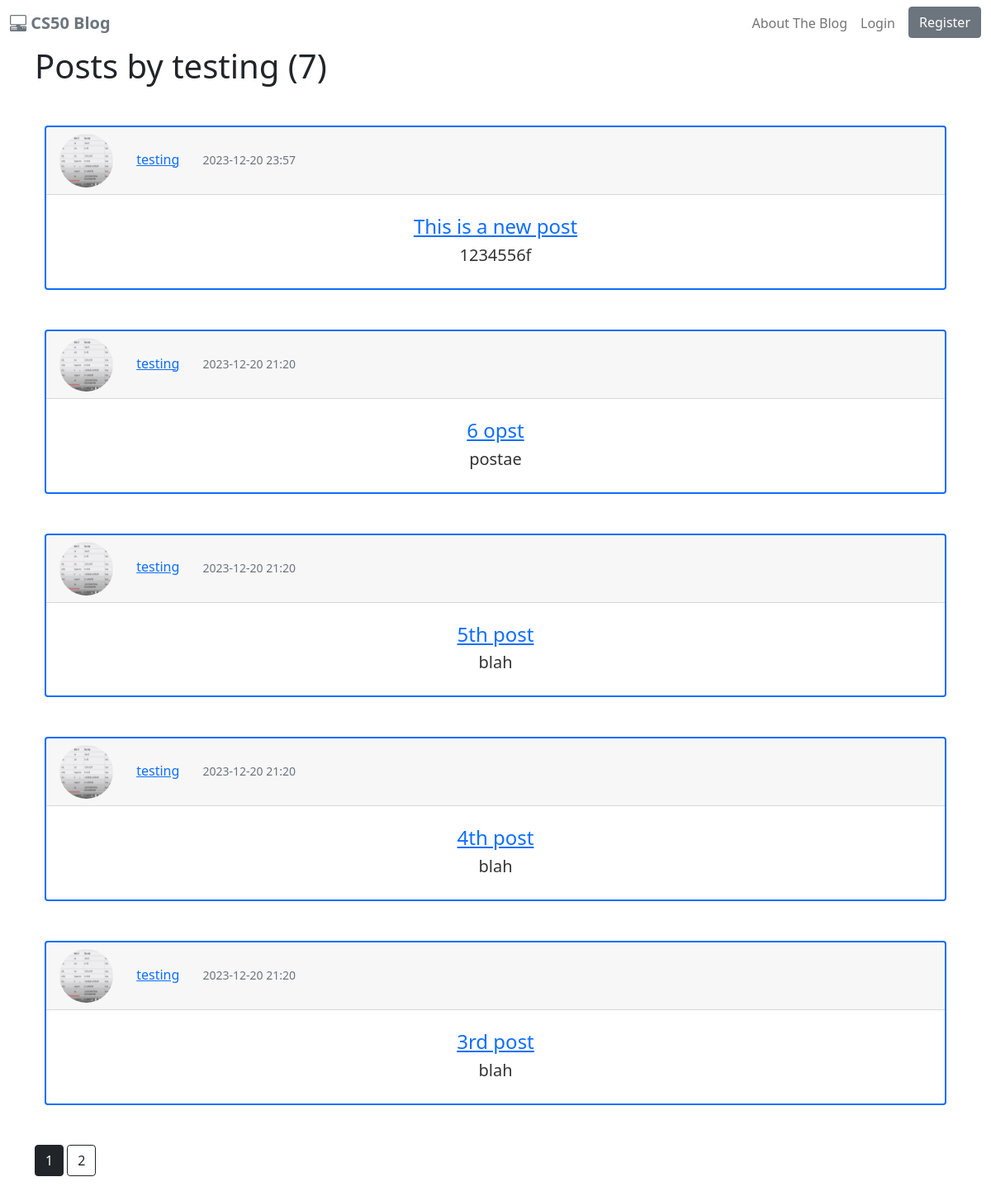
The page /user/testing on the database its author committed.
### cs50blog/models.py (models this page shows, shortened)
class User(db.Model, UserMixin):
    id = db.Column(db.Integer, primary_key=True)
    username = db.Column(db.String(25), unique=True, nullable=False)
    email = db.Column(db.String(120), unique=True, nullable=False)
    image_file = db.Column(db.String(20), nullable=False, default='default.jpg')
    password = db.Column(db.String(25), nullable=False)
    posts = db.relationship('Post', backref='author', lazy=True)

class Post(db.Model):
    id = db.Column(db.Integer, primary_key=True)
    title = db.Column(db.String(120), nullable=False)
    date_posted = db.Column(db.DateTime, nullable=False, default=datetime.utcnow)
    content = db.Column(db.Text, nullable=False)
    user_id = db.Column(db.Integer, db.ForeignKey('user.id'), nullable=False)

### cs50blog/routes.py (the view)
@app.route("/user/<string:username>")
def user_posts(username):
    page = request.args.get('page', 1, type=int)
    user = User.query.filter_by(username=username).first_or_404()
    posts = Post.query.filter_by(author=user).order_by(Post.date_posted.desc()).paginate(page=page, per_page=5)
    return render_template("user_posts.html", posts=posts, user=user)

### cs50blog/templates/user_posts.html
{% extends "layout.html" %}
{% block main %}
    <h1 class="mb-3">Posts by {{ user.username }} ({{posts.total}})</h1>
    {% for post in posts.items %}
        <div class="container-lg my-5">
            <div class="card border-primary border-2">
                <div class="card-header text-primary">
                    <img src="{{ url_for('static', filename='profile_pics/' + post.author.image_file) }}" class="rounded-circle article-img">
                    <a href="{{ url_for('user_posts', username=post.author.username) }}" class="mx-4">{{ post.author.username }}</a>
                    <small class="text-muted">{{ post.date_posted.strftime('%Y-%m-%d  %H:%M') }}</small>
                </div>
                <div class="card-body text-center py-4">
                    <h4><a class="card-title" href="{{  url_for('post', post_id=post.id )}}">{{ post.title }}</a></h4>
                    <p class="lead card-subtitle">{{ post.content }}</p>
                </div>
            </div>
        </div>
    {% endfor %}
    {% for page_num in posts.iter_pages(left_edge=1, right_edge=1, left_current=1, right_current=2) %}
        {% if page_num %}
            {% if posts.page == page_num %}
                <a class="btn btn-dark mb-4" href="{{ url_for('user_posts', username=user.username, page=page_num) }}">{{ page_num }}</a>
            {% else %}
                <a class="btn btn-outline-dark mb-4" href="{{ url_for('user_posts', username=user.username, page=page_num) }}">{{ page_num }}</a>
            {% endif %}
        {% else %}
            ...
        {% endif %}
    {% endfor %}
{% endblock %}

### cs50blog/static/main.css (style rules this page uses)
.article-img { height: 65px; width: 65px; }
p { color: #333; line-height: 1.6; }

### rows shown on the page
User: username "testing"
Post: image_file (picture), author.username "testing", date_posted "2023-12-20 23:57", title "This is a new post", content "1234556f"
Post: image_file (picture), author.username "testing", date_posted "2023-12-20 21:20", title "6 opst", content "postae"
Post: image_file (picture), author.username "testing", date_posted "2023-12-20 21:20", title "5th post", content "blah"
Post: image_file (picture), author.username "testing", date_posted "2023-12-20 21:20", title "4th post", content "blah"
Post: image_file (picture), author.username "testing", date_posted "2023-12-20 21:20", title "3rd post", content "blah"

### other values the page prints
{{ posts.total }} "7"
{{ page_num }} "1"
{{ page_num }} "2"
